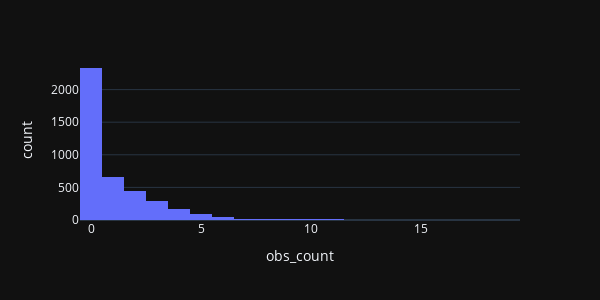

Notebook cell for this chart:
### Markdown cell above
### Quick data analysis

Before we dive into the outlier detection methods, we can take a look at the dataset.

We are analysing the `obs_count` feature, which is a target value, counting historically objects detected in a given date and hour.

To see an overall distribution of counts, we can plot a histogram:

### Code cell
px.histogram(resampled_clean, x="obs_count", height=300, width=600, nbins=20)

### Figure 1 — Plotly figure (JSON) as saved in the notebook; plotly's stock layout.template omitted (floating-point values rounded to 4 significant figures; data arrays with more than 128 entries replaced by an {"elided": "..."} marker saying what was removed)
{"data": [{"alignmentgroup": "True", "bingroup": "x", "hovertemplate": "obs_count=%{x}<br>count=%{y}<extra></extra>", "legendgroup": "", "marker": {"color": "#636efa"}, "name": "", "nbinsx": 20, "offsetgroup": "", "orientation": "v", "showlegend": false, "type": "histogram", "x": {"elided": "4140 int values"}, "xaxis": "x", "yaxis": "y"}], "layout": {"barmode": "relative", "height": 300, "legend": {"tracegroupgap": 0}, "margin": {"t": 60}, "width": 600, "xaxis": {"anchor": "y", "autorange": true, "domain": [0, 1], "range": [-0.5, 19.5], "title": {"text": "obs_count"}, "type": "linear"}, "yaxis": {"anchor": "x", "autorange": true, "domain": [0, 1], "range": [0, 2454.0], "title": {"text": "count"}}}}
